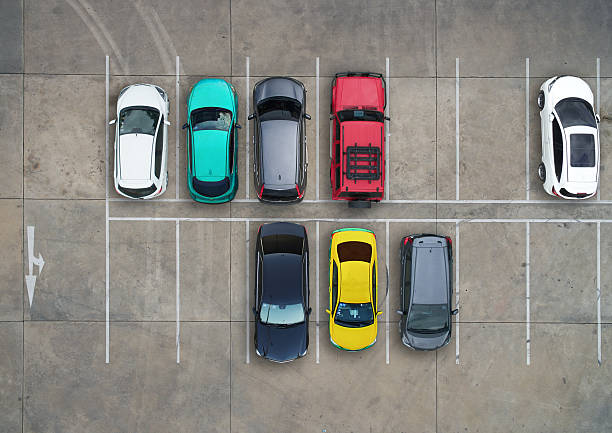
#> input picture realisticLot1.jpg, 612 x 433 px
$ python thresholding.py realisticLot1.jpg realisticLot1.jpg realisticLot1.jpg   (older library calls are emulated)
#> lines starting #> are read from the running program, lines starting #| are printed output that depends on the picture; after the words box and inside, x2 and y2 are one past the last pixel; in counts of white or black regions, pixels touching at a corner belong together
import cv2
import numpy as np
import sys
from PIL import Image


def openSpots(lotSize,ParkingLotImage,dimensions):


    #Image Processing
#> called with lotSize = 'realisticLot1.jpg', ParkingLotImage = 'realisticLot1.jpg', dimensions = 'realisticLot1.jpg'
    img = cv2.imread(ParkingLotImage)
#> img is the input picture: shape (433, 612, 3); mean B, G, R 128.5, 134.7, 136.9
    gray_image = cv2.cvtColor(img,cv2.COLOR_BGR2GRAY)
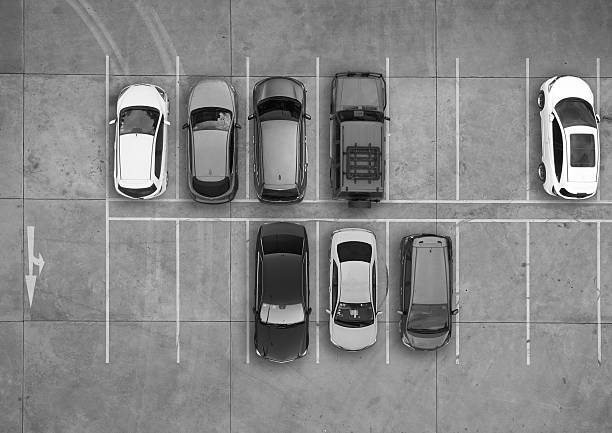
#> gray_image: shape (433, 612); min 0, max 255, mean 134.7
    retval, threshold = cv2.threshold(gray_image,100,255,cv2.THRESH_BINARY_INV)
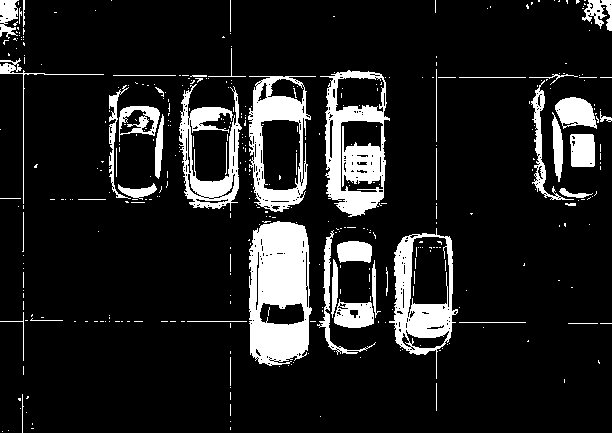
#> threshold: shape (433, 612); 12.7% white; 392 white regions (342 under 20 px)
    im = Image.fromarray(threshold)
    im.save("thresholdImage.jpg")
    image2 = cv2.imread('thresholdImage.jpg')
#> image2: shape (433, 612, 3); min 0, max 255, mean 32.4
    im2, contours, hierarchy = cv2.findContours(threshold,cv2.RETR_TREE,cv2.CHAIN_APPROX_SIMPLE)
#> contours = 737 contours, 670 with area under 20; largest, box (x1, y1, x2, y2) and area: (249, 221, 312, 366) 7728, (320, 70, 390, 217) 7600, (248, 76, 316, 212) 6489, (389, 228, 458, 379) 6337, (179, 84, 242, 211) 3006

    boxes = 0
    total_area = 0
    widths = []
    heights = []
    widthHeight = parseTuple(dimensions)

    for c in contours:
        x,y,w,h = cv2.boundingRect(c)
        greaterThan = w > widthHeight[0] and h > widthHeight[1]
        lessThan = w < (widthHeight[0] + 130) and h < (widthHeight[1] + 130)
        if greaterThan and lessThan:
            cv2.rectangle(image2,(x,y),(x+w, y+h),(0,255,0),2)
            widths.append(w)
            heights.append(h)
            total_area = (total_area + (w*h))

            boxes = boxes + 1
    avg_width = average(widths)
    avg_height = average(heights)

    avg_area = area(avg_width,avg_height)
    if(avg_area == 0):
        openspots = lotSize
    else:
        openspots =  float(lotSize) - (total_area // avg_area)
    outPut = ('There are ' +str(openspots) + ' open spots in ' + ParkingLotImage[:-4] + '\n')

    image3 = Image.fromarray(image2)
    image3.save("thresholdImage.jpg")
    '''
    cv2.imshow('original', img)
    cv2.imshow('hopeful', image2)

    cv2.waitKey(0)
    cv2.destroyAllWindows()

    print(total_area)
    print(avg_area)
    '''


    return outPut

def parseTuple(sTuple):

    sections = sTuple.split(',')
    firstInt = sections[0]
#> (the run stopped early here; a loop or call above may not have finished)
